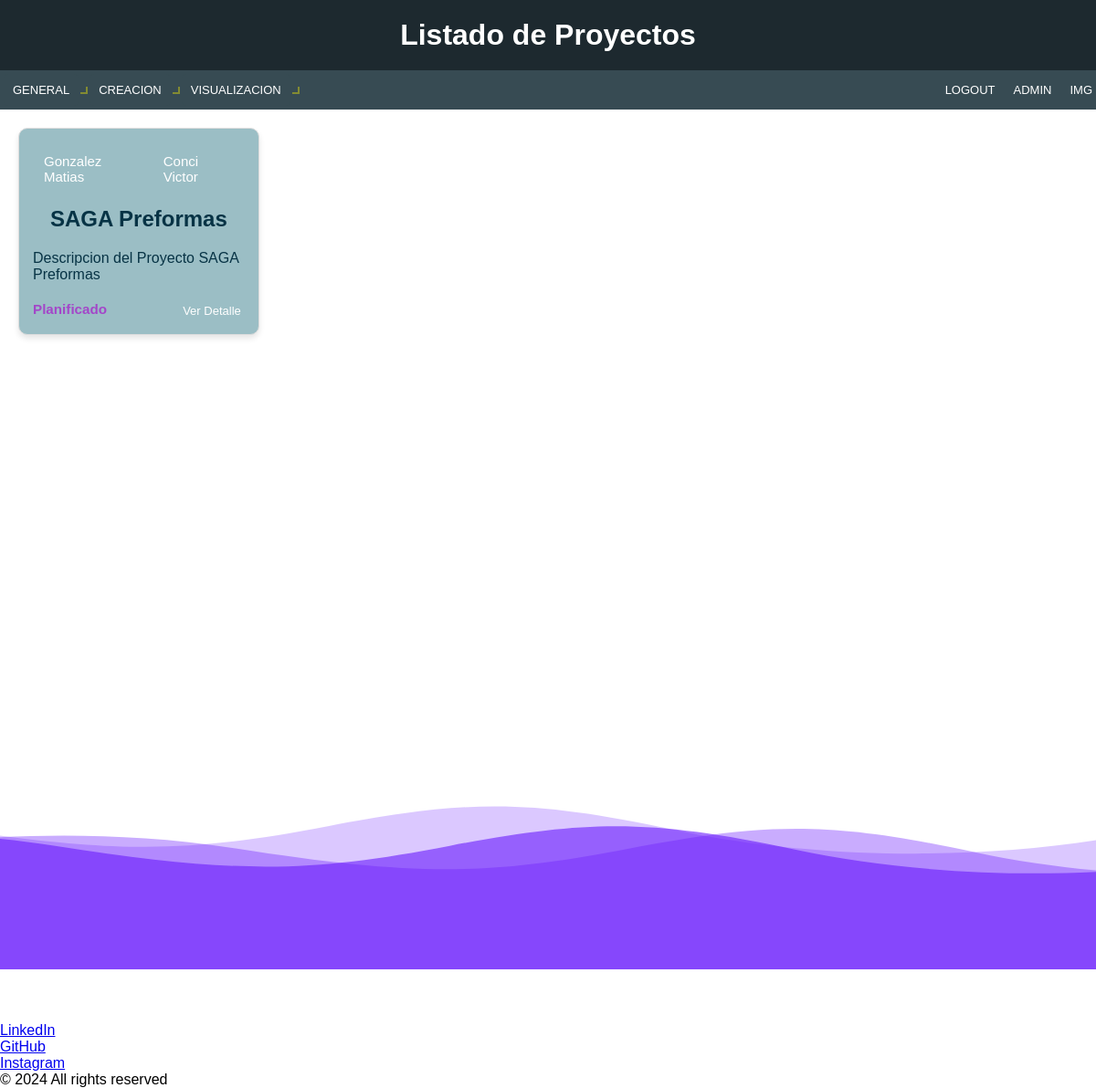
The page /Projects/cards-list/ (signed in) on the database as committed earlier.
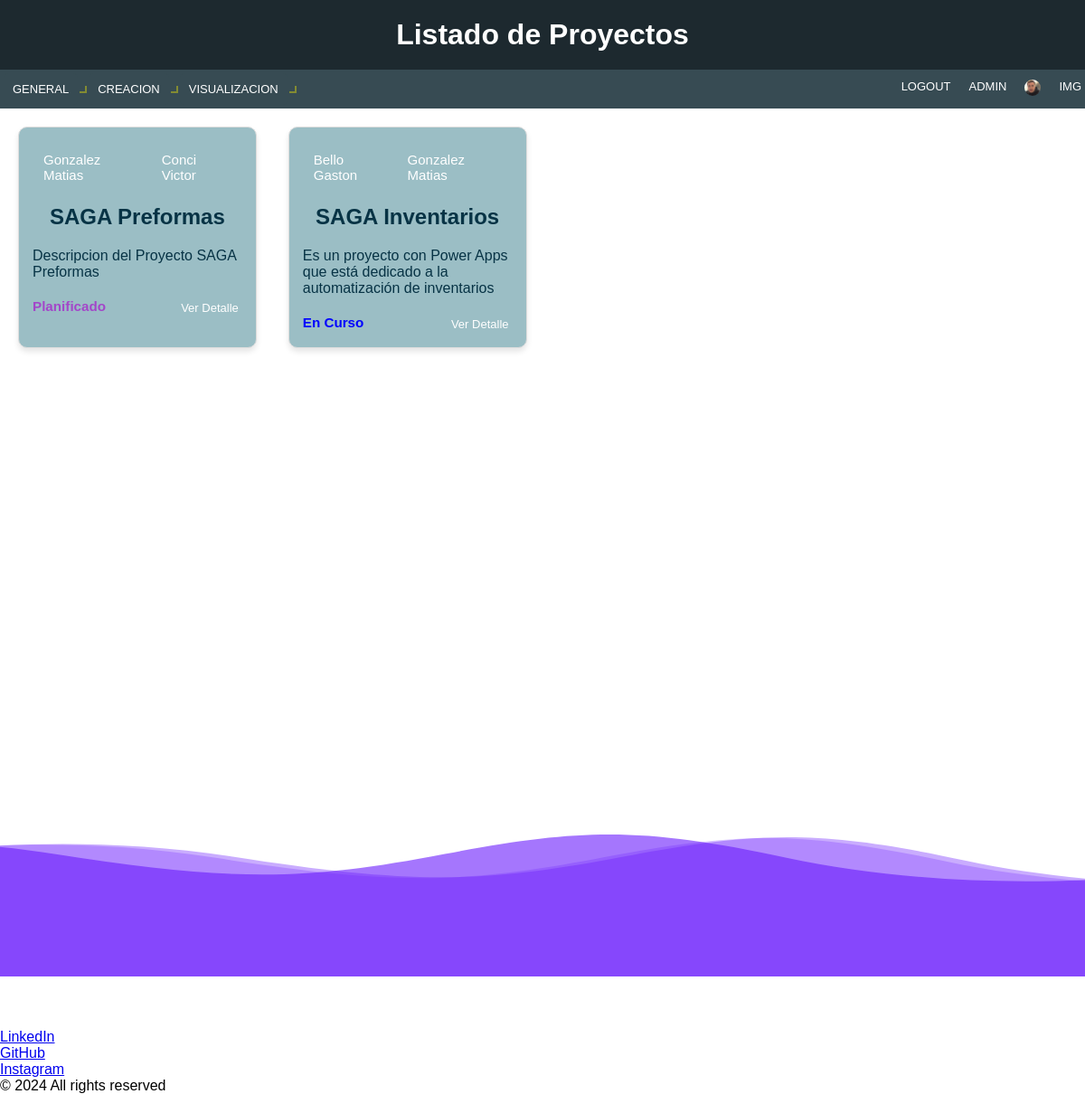
The same page on the database as committed later.
### Projects/models.py (models this page shows, shortened)
class Tarjeta(models.Model):
    class Tipo(models.TextChoices):
        sin_estado = '', ''
        planificado = 'Planificado', 'Planificado'
        en_curso = 'En Curso', 'En Curso'
        finalizado = 'Finalizado', 'Finalizado'
    lider = models.ForeignKey(Lider, on_delete=models.CASCADE,related_name='tarjetas')
    sponsor = models.ForeignKey(Sponsor, on_delete=models.CASCADE,related_name='tarjetas')
    titulo = models.CharField(max_length=50)
    descripcion = models.CharField(max_length=200)
    fecha_inicio = models.DateField(default=datetime.now)
    fecha_fin = models.DateField(default=datetime.now)
    estado = models.CharField(
        max_length=11,
        choices=Tipo.choices,
        default=Tipo.planificado,
    )

class Lider(models.Model):
    nombre = models.CharField(max_length=20)
    def __str__(self):
        return f"{self.nombre}"

class Sponsor(models.Model):
    nombre = models.CharField(max_length=20)
    def __str__(self):
        return f"{self.nombre}"

class Avatar(models.Model):
    user = models.OneToOneField(User, on_delete=models.CASCADE, related_name='avatar')
    image = models.ImageField(upload_to='avatars/')

### Projects/views.py (the view)
# urls.py: path("cards-list/", TarjetaListView.as_view(), name="list_cards"),
class TarjetaListView(LoginRequiredMixin, ListView):
    model = Tarjeta
    template_name = "Projects/cards/list_cards.html"
    context_object_name = "TARJETAS_LIST"

### Projects/templates/Projects/cards/list_cards.html (shortened to what this page needs)
{% extends 'Projects/base.html' %} {% load static %}  {%block h1%}
<h1>Listado de Proyectos</h1>
{% endblock%} {% block nav %}
<link
  rel="stylesheet"
  href="{% static 'Projects/css/styles_list_cards.css' %} "
/>
<div class="dropdown">
  <button class="dropbtn">GENERAL</button>
</div>
<div class="dropdown">
  <button class="dropbtn">CREACION</button>
</div>
<div class="dropdown">
  <button class="dropbtn">VISUALIZACION</button>
</div>
{% endblock%} {% block content %}
<div class="card-container">
  {% for tarjeta in TARJETAS_LIST %}
  <div class="card">
    <div class="card-header">
      <a href="{% url 'filter_lider' tarjeta.lider.nombre %}" class="tag"
        >{{ tarjeta.lider }}</a
      >
      <a href="{% url 'filter_sponsor' tarjeta.sponsor.nombre %}" class="tag"
        >{{ tarjeta.sponsor }}</a
      >
    </div>
    <h2>{{ tarjeta.titulo }}</h2>
    <p>{{ tarjeta.descripcion }}</p>
    <div class="card-footer">
      <h3 data-estado="{{ tarjeta.estado }}">{{ tarjeta.estado }}</h3>
      <a href="{% url 'detail_cards' tarjeta.id %}" class="btn-detail"
        >Ver Detalle</a
      >
    </div>
  </div>
  {% empty %}
  <p>No hay proyectos disponibles.</p>
  {% endfor %}
</div>
{% endblock content %}

### Projects/templates/Projects/base.html (shortened to what this page needs)
{% load static %}
<!DOCTYPE html>
<html lang="en">
  <head>
    <link rel="stylesheet" href="{% static 'Projects/css/styles_title.css' %} " />
  </head>
  <body>
    <header>
      <div class="header-container">{% block h1 %} {% endblock h1 %}</div>
    </header>
    <nav>
      <div class="left-menu">
        {% block nav %} {% endblock nav %}
      </div>
      {% if user.is_authenticated %}
      <div class="right-menu">
        <ul>
          <li><a href="{% url 'logout' %}">LOGOUT</a></li>
        </ul>
        <ul>
          <li><a href="{% url 'edit_user' %}">{{ user|upper }}</a></li>
        </ul>
        <ul>
          {% if user.avatar.image %}
          <li><img src="{{ user.avatar.image.url }}" alt="Avatar" style="height: 18px; width: 18px; border-radius: 50%;"></li>
          {% endif %}
        </ul>
        <ul>
          <li><a href="{% url 'avatar_add' %}">IMG</a></li>
        </ul>
      {% endif %}
    </nav>
    <main>{% block content %} {% endblock content %}</main>
  </body>
  <footer>
      <div class="background">
      </div>
      <section>
        <ul class="socials">
          <li><a class="fa-brands fa-x-twitter"></a></li>
          <li><a class="fa-brands fa-facebook"></a></li>
          <li><a class="fa-brands fa-linkedin"></a></li>
        </ul>
        <ul class="links">
          <li><a href="https://www.linkedin.com/in/matiasagustingonzalez" target="_blank">LinkedIn</a></li>
          <li><a href="https://github.com/MatiasAgustinGonzalez" target="_blank">GitHub</a></li>
          <li><a href="https://www.instagram.com/_matiagus" target="_blank">Instagram</a></li>
        </ul>
        <p class="legal">© 2024 All rights reserved</p>
      </section>
    </footer>
</html>

Rows that differ between the two databases and show on the page:
added Tarjeta: lider "Bello Gaston", sponsor "Gonzalez Matias", titulo "SAGA Inventarios", descripcion "Es un proyecto con Power Apps que está dedicado a la automatización de inventarios", estado "En Curso"
